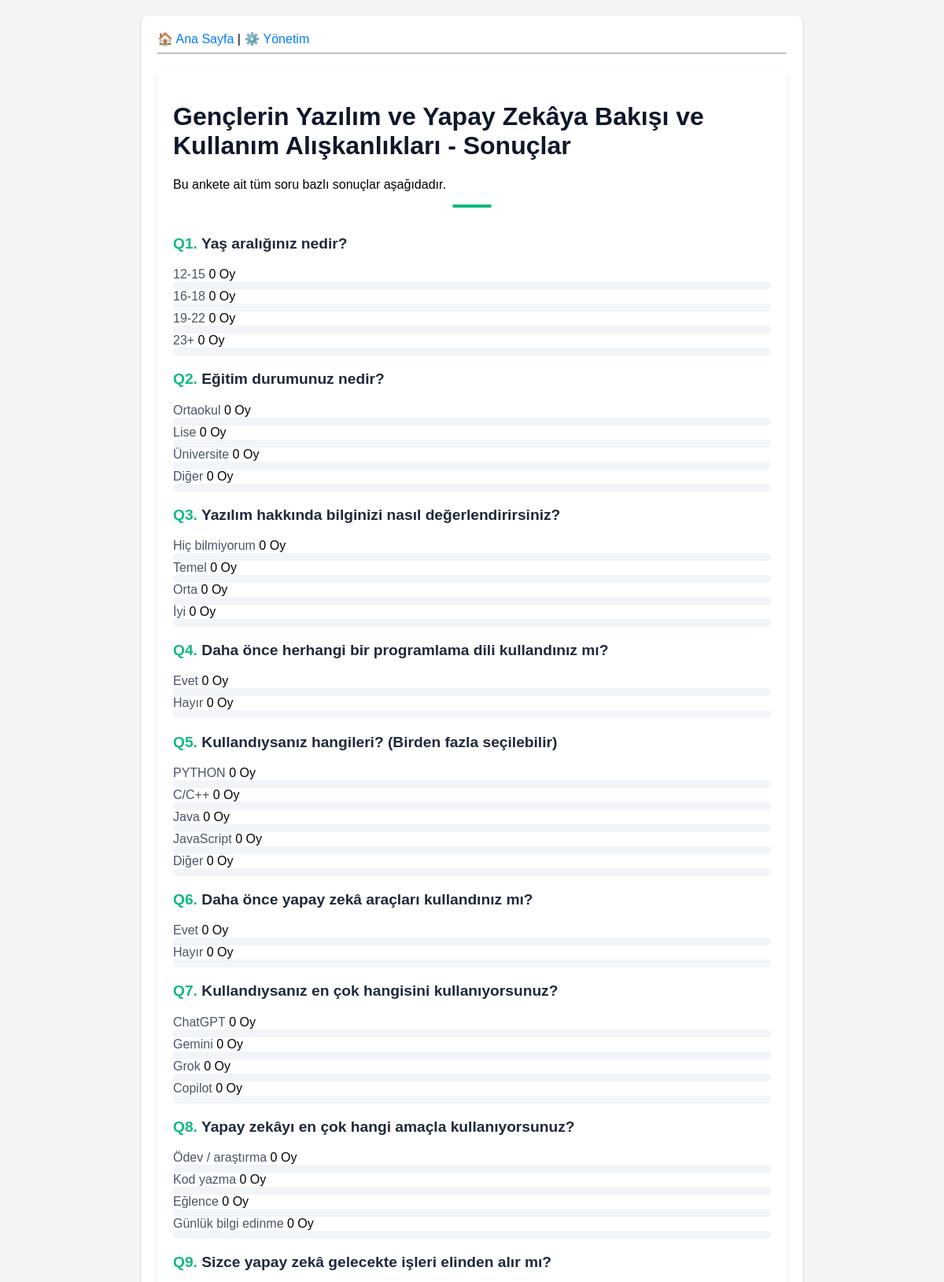
The app's page /anketler/1/sonuclar/ (upper part) with its own data.
### anketler/models.py (models this page shows, shortened)
class Anket(models.Model):
    baslik = models.CharField("Anket Başlığı", max_length=200)
    aciklama = models.TextField("Açıklama", blank=True, null=True)
    yayin_tarihi = models.DateTimeField("Yayınlanma Tarihi", default=timezone.now)

class Soru(models.Model):
    anket = models.ForeignKey(Anket, on_delete=models.CASCADE, related_name="sorular")
    soru_metni = models.CharField(max_length=200)

class Secenek(models.Model):
    soru = models.ForeignKey(Soru, on_delete=models.CASCADE, related_name="secenekler")
    secenek_metni = models.CharField(max_length=200)
    oy_sayisi = models.IntegerField(default=0)

### anketler/views.py (the view)
# urls.py: path("<int:pk>/sonuclar/", views.SonucGorunumu.as_view(), name="sonuclar"),
class SonucGorunumu(generic.DetailView):
    model = Anket
    template_name = "anketler/sonuclar.html"

### anketler/templates/anketler/sonuclar.html (shortened to what this page needs)
{% extends "anketler/base.html" %}
{% block content %}
<div class="container mt-5 mb-5" style="max-width: 800px;">
    <div class="text-center mb-5">
        <h1 style="font-weight: 800; color: #0f172a;">{{ anket.baslik }} - Sonuçlar</h1>
        <p class="text-muted">Bu ankete ait tüm soru bazlı sonuçlar aşağıdadır.</p>
        <div style="height: 4px; width: 50px; background: #10b981; margin: 1rem auto; border-radius: 2px;"></div>
    </div>
    {% for soru in anket.sorular.all %}
        <div class="card shadow-sm border-0 rounded-4 mb-4" style="background: white; overflow: hidden;">
            <div class="card-header bg-white border-0 pt-4 px-4">
                <h3 style="font-size: 1.2rem; font-weight: 700; color: #1e293b;">
                    <span style="color: #10b981;">Q{{ forloop.counter }}.</span> {{ soru.soru_metni }}
                </h3>
            </div>
            <div class="card-body px-4 pb-4">
                {% for secenek in soru.secenekler.all %}
                    <div class="mb-3">
                        <div class="d-flex justify-content-between align-items-center mb-1">
                            <span style="font-weight: 500; color: #475569;">{{ secenek.secenek_metni }}</span>
                            <span class="badge bg-light text-dark border">{{ secenek.oy_sayisi }} Oy</span>
                        </div>
                        <div class="progress" style="height: 10px; border-radius: 5px; background-color: #f1f5f9;">
                        </div>
                    </div>
                {% endfor %}
            </div>
        </div>
    {% endfor %}
</div>
{% endblock %}

### Part8/anketler/templates/anketler/base.html (style rules this page uses)
body { font-family: sans-serif; background-color: #f4f4f4; margin: 0; padding: 0; }
.container { max-width: 800px; margin: 20px auto; background: white; padding: 20px; border-radius: 8px; box-shadow: 0 2px 5px rgba(0,0,0,0.1); }
h1 { color: #333; }

### records on screen
Anket: baslik "Gençlerin Yazılım ve Yapay Zekâya Bakışı ve Kullanım Alışkanlıkları"
Soru: soru_metni "Yaş aralığınız nedir?"
Secenek: secenek_metni "12-15", oy_sayisi "0"
Secenek: secenek_metni "16-18", oy_sayisi "0"
Secenek: secenek_metni "19-22", oy_sayisi "0"
Secenek: secenek_metni "23+", oy_sayisi "0"
Soru: soru_metni "Eğitim durumunuz nedir?"
Secenek: secenek_metni "Ortaokul", oy_sayisi "0"
Secenek: secenek_metni "Lise", oy_sayisi "0"
Secenek: secenek_metni "Üniversite", oy_sayisi "0"
Secenek: secenek_metni "Diğer", oy_sayisi "0"
Soru: soru_metni "Yazılım hakkında bilginizi nasıl değerlendirirsiniz?"
Secenek: secenek_metni "Hiç bilmiyorum", oy_sayisi "0"
Secenek: secenek_metni "Temel", oy_sayisi "0"
Secenek: secenek_metni "Orta", oy_sayisi "0"
Secenek: secenek_metni "İyi", oy_sayisi "0"
Soru: soru_metni "Daha önce herhangi bir programlama dili kullandınız mı?"
Secenek: secenek_metni "Evet", oy_sayisi "0"
Secenek: secenek_metni "Hayır", oy_sayisi "0"
Soru: soru_metni "Kullandıysanız hangileri? (Birden fazla seçilebilir)"
Secenek: secenek_metni "PYTHON", oy_sayisi "0"
Secenek: secenek_metni "C/C++", oy_sayisi "0"
Secenek: secenek_metni "Java", oy_sayisi "0"
Secenek: secenek_metni "JavaScript", oy_sayisi "0"
Secenek: secenek_metni "Diğer", oy_sayisi "0"
Soru: soru_metni "Daha önce yapay zekâ araçları kullandınız mı?"
Secenek: secenek_metni "Evet", oy_sayisi "0"
Secenek: secenek_metni "Hayır", oy_sayisi "0"
Soru: soru_metni "Kullandıysanız en çok hangisini kullanıyorsunuz?"
Secenek: secenek_metni "ChatGPT", oy_sayisi "0"
Secenek: secenek_metni "Gemini", oy_sayisi "0"
Secenek: secenek_metni "Grok", oy_sayisi "0"
Secenek: secenek_metni "Copilot", oy_sayisi "0"
Soru: soru_metni "Yapay zekâyı en çok hangi amaçla kullanıyorsunuz?"
Secenek: secenek_metni "Ödev / araştırma", oy_sayisi "0"
Secenek: secenek_metni "Kod yazma", oy_sayisi "0"
Secenek: secenek_metni "Eğlence", oy_sayisi "0"
Secenek: secenek_metni "Günlük bilgi edinme", oy_sayisi "0"
Soru: soru_metni "Sizce yapay zekâ gelecekte işleri elinden alır mı?"
